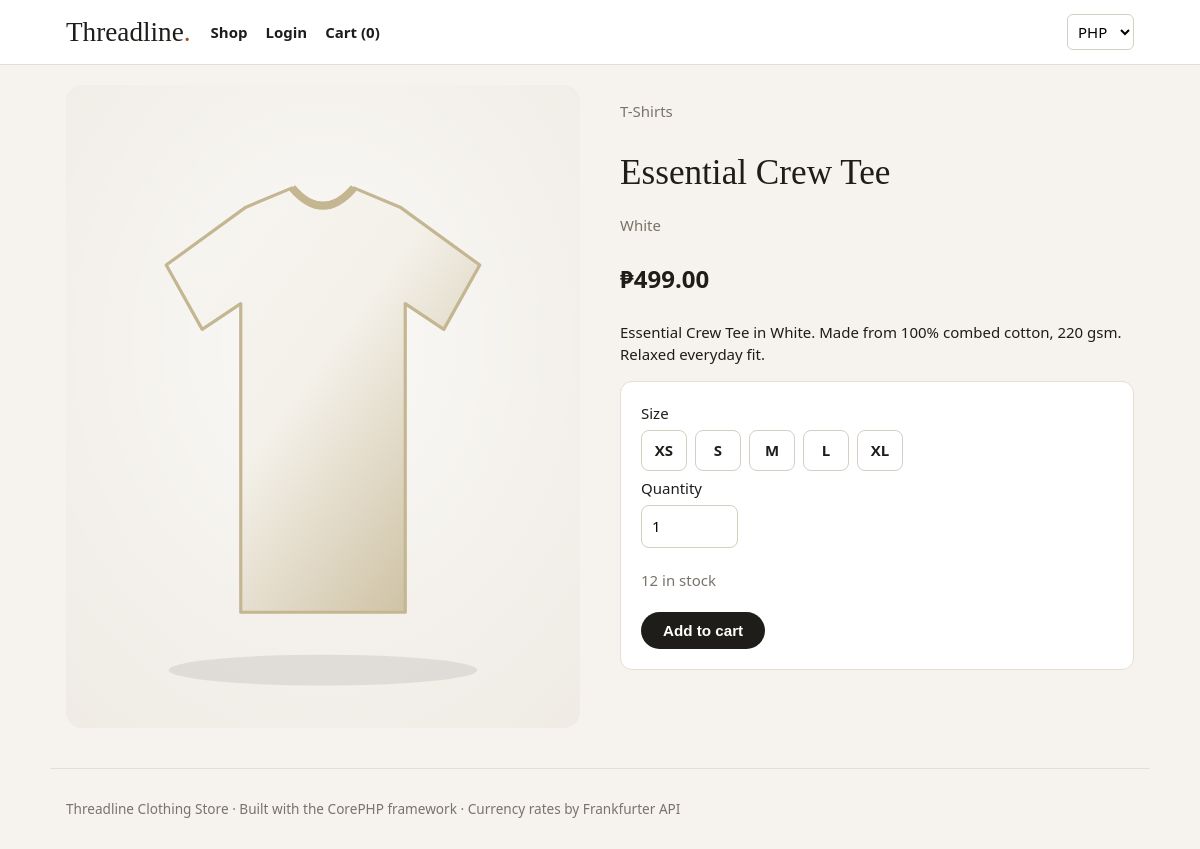
Page /product?id=1 on the committed database.
### tables this page shows
CREATE TABLE products (
    id          INT AUTO_INCREMENT PRIMARY KEY,
    category_id INT NOT NULL,
    name        VARCHAR(150) NOT NULL,
    color       VARCHAR(40),
    description TEXT,
    price       DECIMAL(10,2) NOT NULL,
    sizes       VARCHAR(60) NOT NULL,
    stock       INT NOT NULL DEFAULT 0,
    image       VARCHAR(255),
    is_featured TINYINT(1) NOT NULL DEFAULT 0,
    created_at  DATETIME NOT NULL DEFAULT CURRENT_TIMESTAMP,
    FOREIGN KEY (category_id) REFERENCES categories(id)
);

CREATE TABLE categories (
    id   INT AUTO_INCREMENT PRIMARY KEY,
    name VARCHAR(80) NOT NULL
);

### app/helpers.php (called while the page is built, shortened)
<?php
function db()
{
    return Database::connect($GLOBALS['config']['database']);
}
function view($name, $data = [])
{
    extract($data);
    require __DIR__ . '/Views/' . $name . '.php';
    require __DIR__ . '/Views/layout.php';
    return new Response(ob_get_clean());
}
function e($text)
{
    return htmlspecialchars((string) $text, ENT_QUOTES, 'UTF-8');
}
function price($pesos)
{
    $currency = $_SESSION['currency'] ?? 'PHP';
    return CurrencyService::format($pesos, $currency);
}

### app/Controllers/ShopController.php (called while the page is built, shortened)
<?php
class ShopController
{
    public function show($request)
    {
        $product = Product::find($request->input('id'));
        return view('shop/show', ['product' => $product]);
    }
}

### public/index.php (called while the page is built, shortened)
<?php
require_once __DIR__ . '/../core/Request.php';
require_once __DIR__ . '/../core/Database.php';
$request = new Request();
$router = new Router();
$router->dispatch($request);

### core/Request.php (called while the page is built, shortened)
<?php
class Request
{
    public function input($key)
    {
        return $_POST[$key] ?? $_GET[$key] ?? null;
    }
}

### core/Database.php (called while the page is built)
<?php
class Database
{
    private static $connection = null;
    public static function connect($config)
    {
        if (self::$connection === null) {
            self::$connection = new PDO(
                "mysql:host={$config['host']};dbname={$config['name']}",
                $config['username'],
                $config['password']
            );
            self::$connection->setAttribute(
                PDO::ATTR_ERRMODE,
                PDO::ERRMODE_EXCEPTION
            );
        }
        return self::$connection;
    }
}

### app/Models/Product.php (called while the page is built, shortened)
<?php
class Product
{
    public static function find($id)
    {
        $stmt = db()->prepare('SELECT p.*, c.name AS category FROM products p JOIN categories c ON c.id = p.category_id WHERE p.id = ?');
        $stmt->execute([$id]);
        return $stmt->fetch(PDO::FETCH_ASSOC) ?: null;
    }
}

### app/Services/CurrencyService.php (called while the page is built, shortened)
<?php
class CurrencyService
{
    public static function format($pesos, $currency)
    {
        $rate = $currency === 'PHP' ? 1 : (self::rates()[$currency] ?? null);
        return self::CURRENCIES[$currency] . number_format($pesos * $rate, 2);
    }
}

### app/Views/shop/show.php (the view, shortened to what this page needs)
<div class="product">
    <img src="/images/<?= e($product['image']) ?>" alt="<?= e($product['name']) ?>">
    <div>
        <p class="muted"><?= e($product['category']) ?></p>
        <h1><?= e($product['name']) ?></h1>
        <p class="muted"><?= e($product['color']) ?></p>
        <p class="price big"><?= price($product['price']) ?></p>
        <p><?= e($product['description']) ?></p>
        <?php if ($product['stock'] > 0): ?>
            <form method="post" action="/cart/add" class="box">
                <label>Size</label>
                <div class="sizes">
                    <?php foreach (explode(',', $product['sizes']) as $size): ?>
                        <label class="size"><input type="radio" name="size" value="<?= e($size) ?>" required> <span><?= e($size) ?></span></label>
                    <?php endforeach; ?>
                </div>
                <label>Quantity</label>
                <input type="number" name="qty" value="1" min="1" max="<?= $product['stock'] ?>">
                <p class="muted"><?= $product['stock'] ?> in stock</p>
                <button class="btn">Add to cart</button>
            </form>
        <?php else: ?>
            <p class="box">Sold out</p>
        <?php endif; ?>
    </div>
</div>

### public/assets/css/style.css (style rules this page uses)
* { box-sizing: border-box; }
body { margin: 0; background: #f6f3ee; color: #1f1d1a; font-family: "Segoe UI", Arial, sans-serif; font-size: 15px; line-height: 1.5; }
h1, h2 { font-family: Georgia, "Times New Roman", serif; font-weight: normal; }
h1 { font-size: 2.2rem; margin: 24px 0 12px; }
img { max-width: 100%; display: block; }
.muted { color: #7a736a; }
.btn { display: inline-block; background: #1f1d1a; color: #fff; border: 0; border-radius: 999px; padding: 10px 22px; font-weight: 600; cursor: pointer; text-decoration: none; font-size: 0.95rem; }
input, select, textarea { font: inherit; padding: 9px 10px; border: 1px solid #d5cec2; border-radius: 8px; background: #fff; }
.box { background: #fff; border: 1px solid #e4ded4; border-radius: 12px; padding: 20px; }
.price { font-weight: 700; }
.price.big { font-size: 1.5rem; }
.product { display: grid; grid-template-columns: 1fr 1fr; gap: 40px; margin: 20px 0 40px; }
.product > img { border-radius: 16px; }
.product form { display: flex; flex-direction: column; gap: 6px; align-items: flex-start; }
.sizes { display: flex; gap: 8px; flex-wrap: wrap; }
.size span { display: inline-block; min-width: 46px; text-align: center; padding: 8px 10px; border: 1px solid #d5cec2; border-radius: 8px; cursor: pointer; background: #fff; font-weight: 600; }

### rows in the picture
products: image (picture), category.name "T-Shirts", name "Essential Crew Tee", color "White", price "₱499.00", description "Essential Crew Tee in White. Made from 100% combed cotton, 220 gsm. Relaxed everyday fit.", sizes "XS", sizes "S", sizes "M", sizes "L", sizes "XL", stock "12"

### other values in the picture
Cart::count() "0"
form field currency "PHP"
